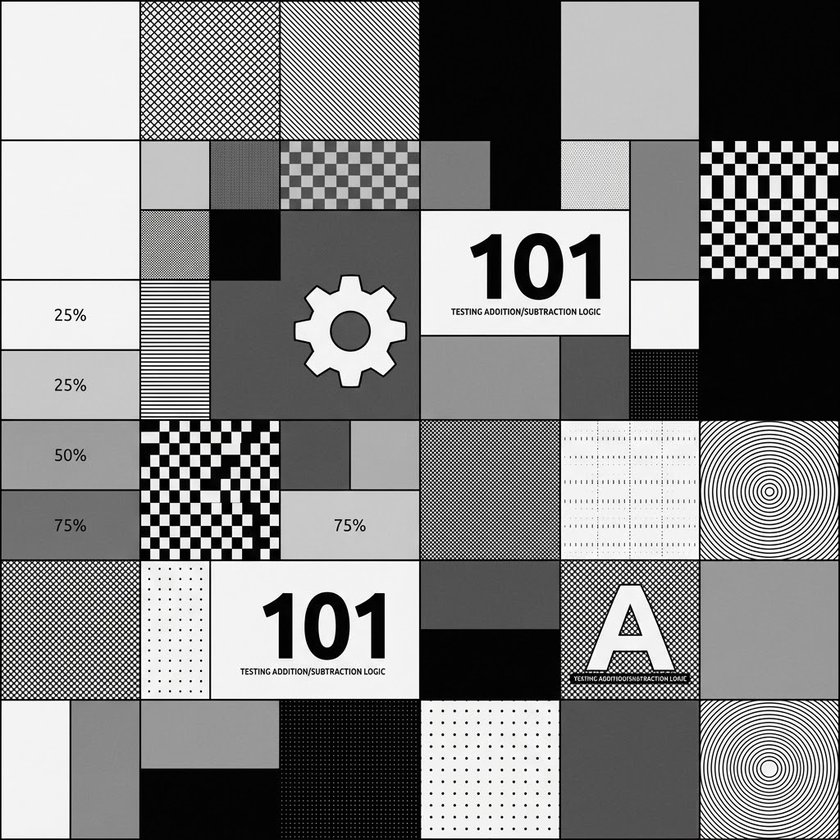
#> input picture operação/aritimetica/image1.png, 840 x 840 px, shrunk from 1024 x 1024 before the run
$ python main.py
#> lines starting #> are read from the running program, lines starting #| are printed output that depends on the picture
import cv2
import numpy as np

def rotacionar(img, angulo_graus):
    rad = np.radians(angulo_graus)
    cos_t = np.cos(rad)
    sen_t = np.sin(rad)

    M, N = img.shape[:2]
    cx, cy = M / 2.0, N / 2.0

    out = np.zeros_like(img)

    for x_d in range(M):
        for y_d in range(N):
            x_shift = x_d - cx
            y_shift = y_d - cy

            x_o = int(round(cos_t * x_shift + sen_t * y_shift + cx))
            y_o = int(round(-sen_t * x_shift + cos_t * y_shift + cy))

            if 0 <= x_o < M and 0 <= y_o < N:
                out[x_d, y_d] = img[x_o, y_o]

    return out

caminho = input("Nome da imagem: ").strip()
#> the answer given: ../aritimetica/image1.png
img = cv2.imread(caminho, cv2.IMREAD_GRAYSCALE)
#> img: shape (840, 840); min 0, max 255, mean 134.9

if img is None:
    print("Imagem nao encontrada.")
    exit()

ang = float(input("Angulo em graus: "))
#> the answer given: 3

resultado = rotacionar(img, ang)
#> after the loop in rotacionar, `for x_d in range(M):`:
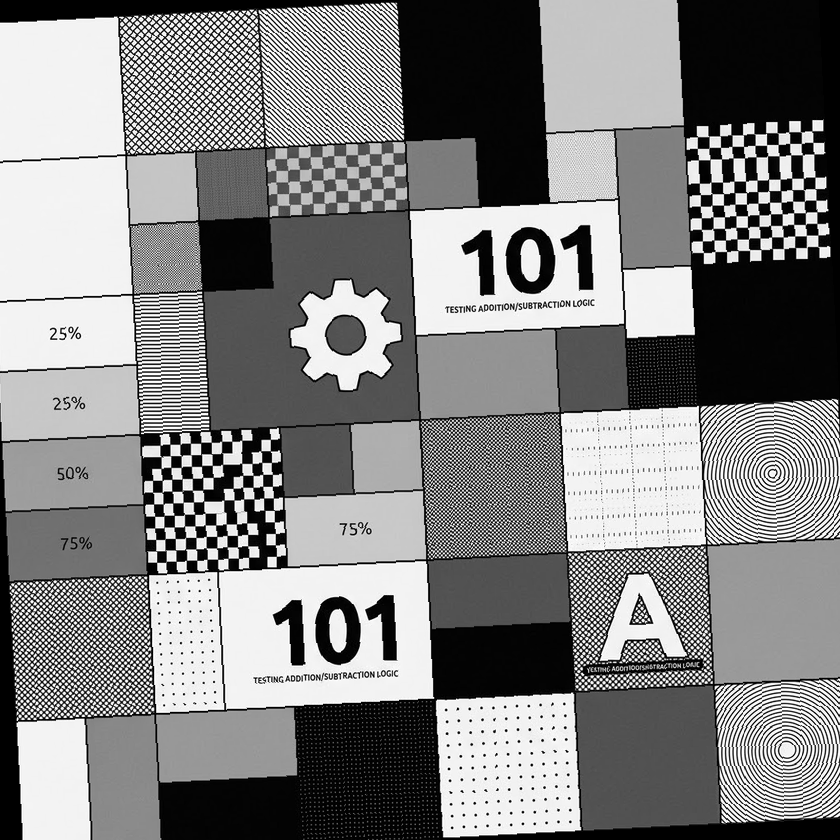
#> out: shape (840, 840); min 0, max 255, mean 131.7


cv2.imwrite("resultado_rotacao.png", resultado)
